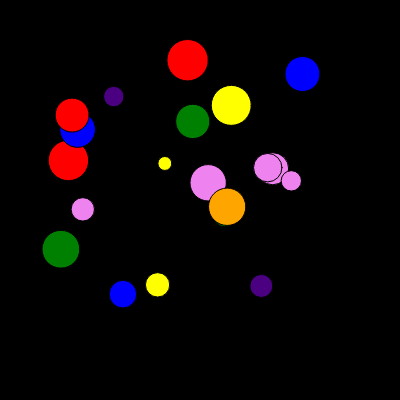
Frame 1 (no input)
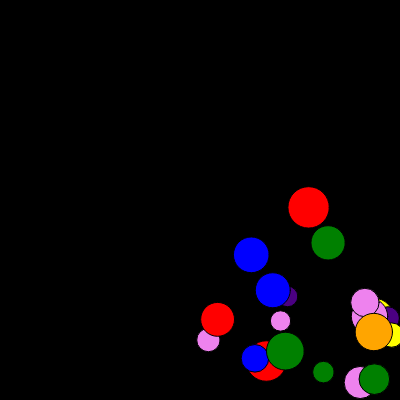
Frame 60 (no input)
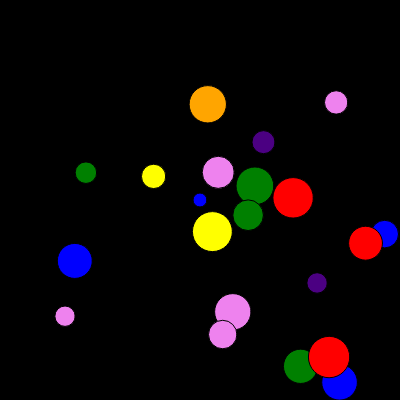
Frame 120 (the mouse pressed at the canvas centre since frame 60)

The p5.js sketch that drew these frames (run headless with seeded random() and noise() and a simulated clock; from frame 60 on, the mouse is pressed at the canvas centre):

// p5.js sketch
// ── sketch.js
let bballs = [];
let num = 20;
let colors = ["red", "orange", "yellow", "green", "blue", "indigo", "violet"];

function setup() {
  createCanvas(400, 400);

  for (let i = 0; i <= num; i++) {
    bballs.push(
      new Ball(
        random(50, 300),
        random(50, 300),
        random(10, 50),
        random(2, 4),
        random(2, 4),
        random(colors),
        false
      )
    );
  }
}

function draw() {
  background(0);
  for (let i = 0; i < bballs.length; i++) {
    bballs[i].draw();
  }
}

class Ball {
  constructor(xpos, ypos, w, dx, dy, ccolor, following) {
    this.xpos = xpos;
    this.ypos = ypos;
    this.w = w;
    this.dx = dx;
    this.dy = dy;
    this.color = ccolor;
    this.following = following;
    this.speed = 0.1;
  }

  draw() {
    this.move(this.dx, this.dy);
    fill(this.color);
    circle(this.xpos, this.ypos, this.w);
  }

  move() {
    if (this.following) {
      this.follow();
    } else {
      this.bounce();
    }
  }

  follow() {
    this.xpos = lerp(this.xpos, mouseX, this.speed);
    this.ypos = lerp(this.ypos, mouseY, this.speed);
  }
  bounce() {
    if (this.xpos + this.w / 2 >= 400 || this.xpos - this.w / 2 <= 0) {
      this.dx = -this.dx;
    }
    if (this.ypos + this.w / 2 >= 400 || this.ypos - this.w / 2 <= 0) {
      this.dy = -this.dy;
    }

    this.xpos += this.dx;
    this.ypos += this.dy;
  }
}

function mousePressed() {
  let clickBall = new Ball(
    mouseX,
    mouseY,
    random(10, 50),
    random(1, 5),
    random(1, 5),
    "blue",
    true
  );
  bballs.push(clickBall);
}

// function mouseOverBall(Ball) {
//   let d = dist(mouseX, mouseY, Ball.xpos, Ball.ypos);
//   return d < 25;
// }
